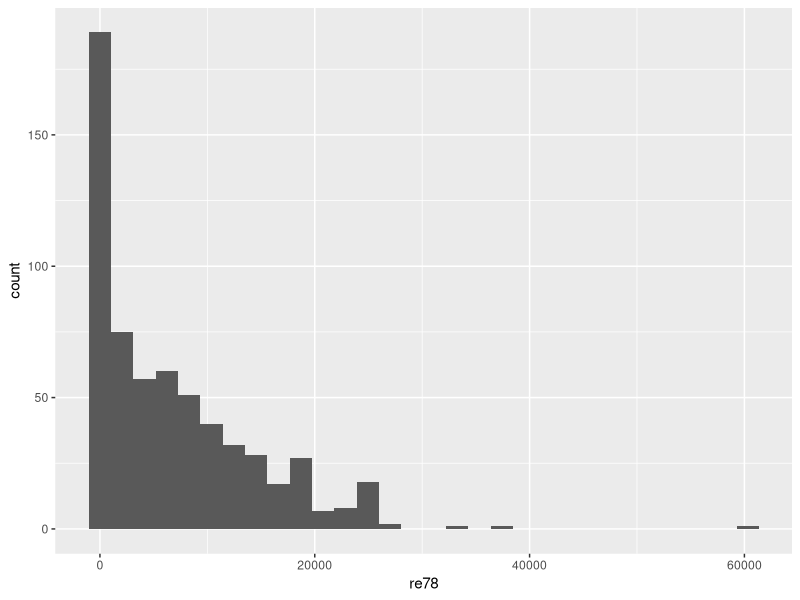
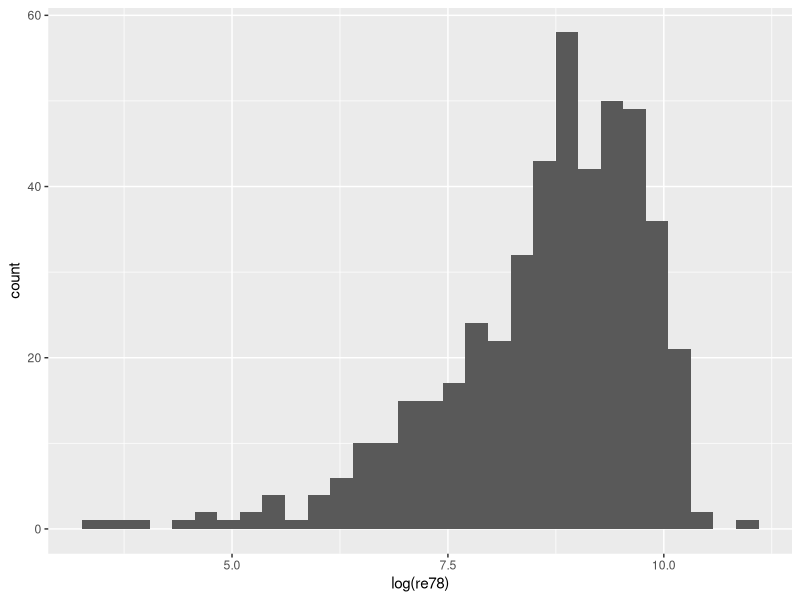
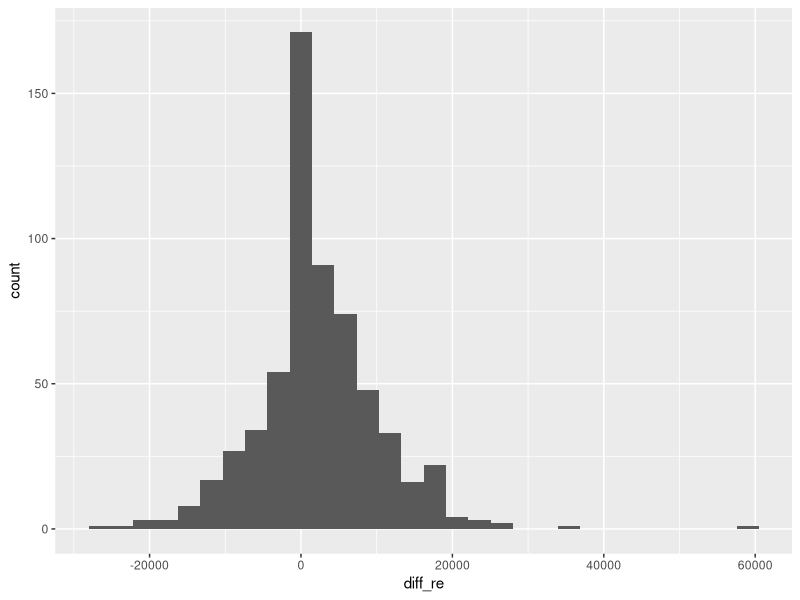
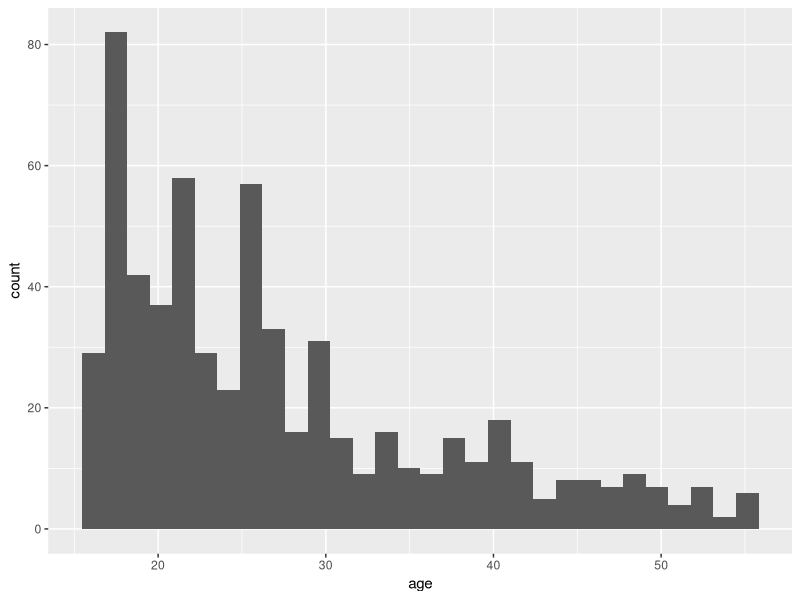
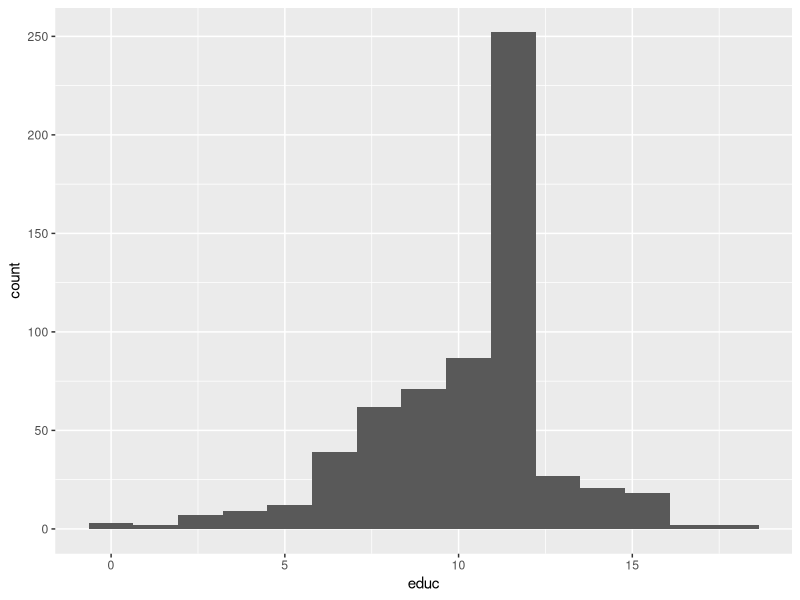
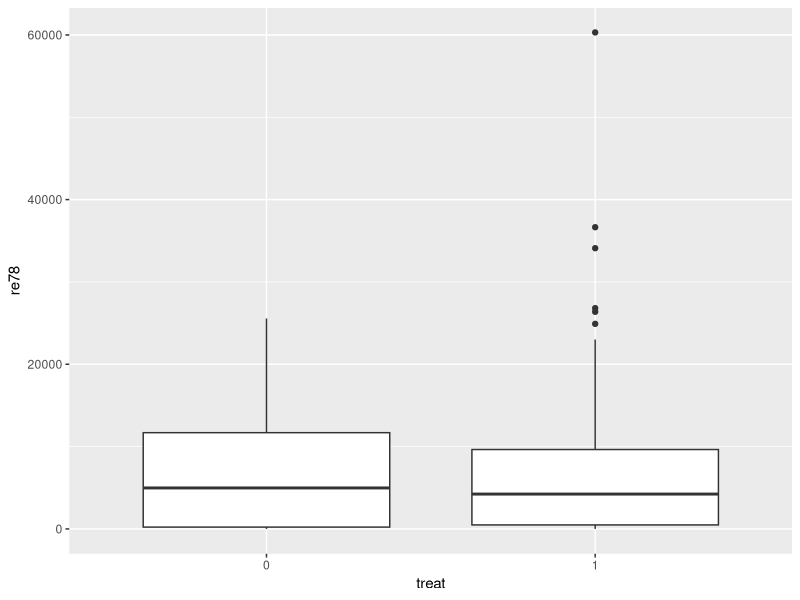
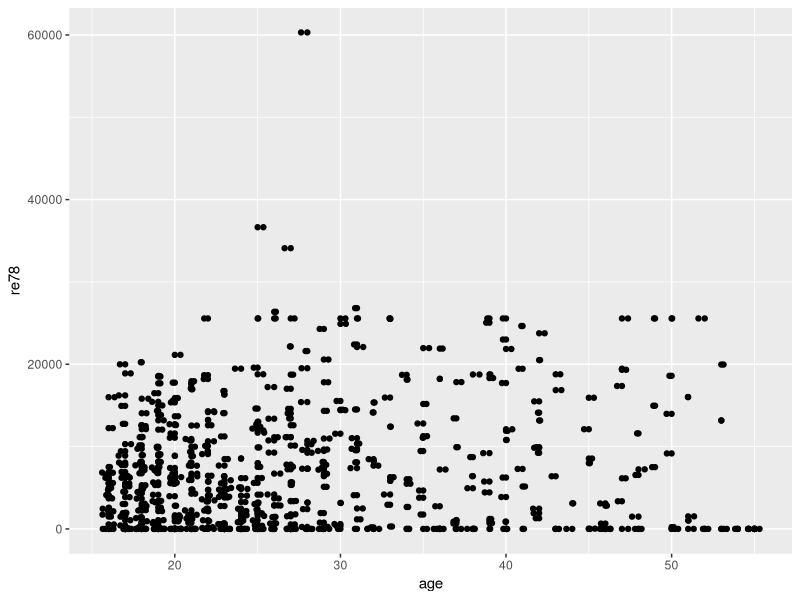
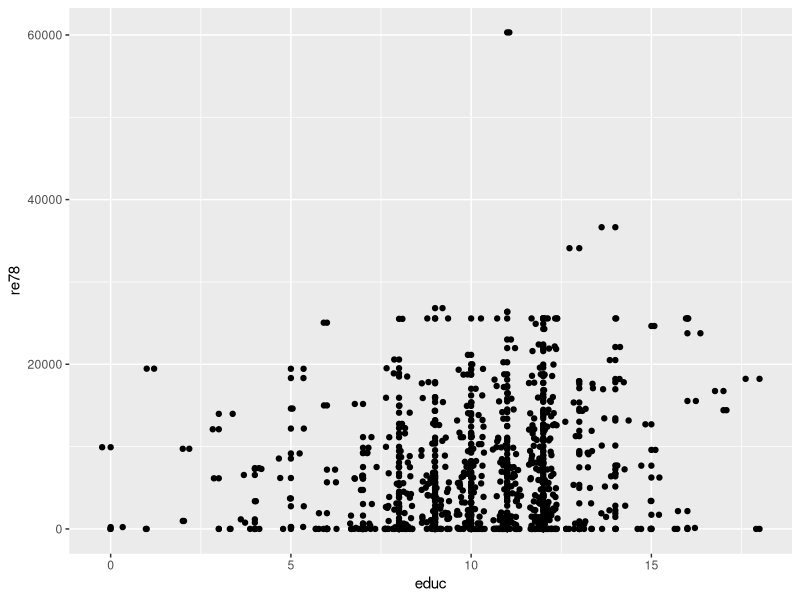

The R script that drew these images, in order: (Note: this script raises an error after producing the figures.)
rm(list = ls())

library(ggplot2)
library(MASS)
library(rms)
library(xtable)
library(knitr)
library(kableExtra)


##########################################################################
############################ 0. Loading the data #########################
##########################################################################


data <- read.csv("Data/lalondedata.txt", sep=',')

head(data)
str(data)
dim(data)
summary(data)

data$treat <- as.factor(data$treat)
data$black <- as.factor(data$black)
data$hispan <- as.factor(data$hispan)
data$married <- as.factor(data$married)
data$nodegree <- as.factor(data$nodegree)
data$diff_re <- data$re78 - data$re74


##########################################################################
############################### 1. EDA ###################################
##########################################################################


# Single variables
ggplot(data, aes(x=re78)) + geom_histogram() # skewed to the right
ggplot(data, aes(x=log(re78))) + geom_histogram()

ggplot(data, aes(x=diff_re)) + geom_histogram()
ggplot(data, aes(x=age)) + geom_histogram()
ggplot(data, aes(x=educ)) + geom_histogram(bins = 15)

ggplot(data, aes(x=treat, y=re78)) + geom_boxplot()
ggplot(data, aes(x=age, y=re78)) + geom_point() + geom_jitter()
ggplot(data, aes(x=educ, y=re78)) + geom_point() + geom_jitter()
ggplot(data, aes(x=black, y=re78)) + geom_boxplot()   # ***
ggplot(data, aes(x=hispan, y=re78)) + geom_boxplot()
ggplot(data, aes(x=married, y=re78)) + geom_boxplot() # ***
ggplot(data, aes(x=nodegree, y=re78)) + geom_boxplot()

# Difference between re78 and re74
ggplot(data, aes(x=treat, y=diff_re)) + geom_boxplot() # **
ggplot(data, aes(x=age, y=diff_re)) + geom_point() + geom_jitter()
ggplot(data, aes(x=educ, y=diff_re)) + geom_point() + geom_jitter()
ggplot(data, aes(x=black, y=diff_re)) + geom_boxplot()   
ggplot(data, aes(x=hispan, y=diff_re)) + geom_boxplot() # *
ggplot(data, aes(x=married, y=diff_re)) + geom_boxplot()# * 
ggplot(data, aes(x=nodegree, y=diff_re)) + geom_boxplot()


# Interactions:
ggplot(data, aes(x=treat, y=re78)) +
  geom_boxplot() +
  facet_wrap(~black, ncol=4) # **

ggplot(data, aes(x=treat, y=re78)) +
  geom_boxplot() +
  facet_wrap(~hispan, ncol=4)

ggplot(data, aes(x=treat, y=re78)) +
  geom_boxplot() +
  facet_wrap(~married, ncol=4)

ggplot(data, aes(x=treat, y=re78)) +
  geom_boxplot() +
  facet_wrap(~nodegree, ncol=4)


# Interactions difference:
ggplot(data, aes(x=treat, y=diff_re)) +
  geom_boxplot() +
  facet_wrap(~black, ncol=4)  

ggplot(data, aes(x=treat, y=diff_re)) +
  geom_boxplot() +
  facet_wrap(~hispan, ncol=4) 

ggplot(data, aes(x=treat, y=diff_re)) +
  geom_boxplot() +
  facet_wrap(~married, ncol=4)

ggplot(data, aes(x=treat, y=diff_re)) +
  geom_boxplot() +
  facet_wrap(~nodegree, ncol=4)


##########################################################################
############################### 2.Model selection Deprecated #############
##########################################################################


# Baseline model based on the EDA
baseline_model <- lm(re78 ~ treat + married + black + black*treat, data=data)
summary(baseline_model)  
plot(baseline_model)

# Model selection
# Step AIC:
null_model <- lm(re78 ~ treat, data=data)
full_model <- lm(re78 ~ treat + age + educ + black + hispan +
                   married + nodegree + re74,
                 data=data)
step_model <- step(null_model,
                   scope=formula(full_model),
                   direction='both',
                   trace=0)

# Forward AIC:
forward_model <- step(null_model,
                      scope=formula(full_model),
                      direction='forward',
                      trace=0)
summary(forward_model) # The same as stepwise

# Backward AIC:
backward_model <- step(null_model,
                       scope=formula(full_model),
                       direction='backward',
                       trace=0)
summary(backward_model) # Constant model without variables

# Step with interaction terms:
full_model2 <- lm(re78 ~ treat + age + educ + black +
                    hispan + married + nodegree + 
                    treat*black + treat*hispan,
                  data=data)
step_model2 <- step(null_model,
                    scope=formula(full_model2),
                    direction='both',
                    trace=0)
summary(step_model2)    # Interaction term wasn't chosen

# Log age
log_age_model <- lm(re78 ~ treat + educ + married + black + log(age), data=data)
summary(log_age_model)

# Model without outliers
data_wo <- data[-c(132, 182, 611),]
model_wo <- lm(re78 ~ treat + educ + married + black + age, data=data_wo)

# Adding re75
model_w75 <- lm(re78 ~ treat + educ + married + black + age + re75, data=data)

# Model diff re78 re75
null_model_d <- lm(diff_re ~ treat, data=data)
full_model_d <- lm(diff_re ~ treat + age + educ + black + hispan +
                   married + nodegree,
                 data=data)
step_model_d <- step(null_model,
                   scope=formula(full_model_d),
                   direction='both',
                   trace=0)

# Model with race and treat
int_model <- lm(re78 ~ treat + re74 + educ + black +
                  hispan * treat, data=data)
summary(int_model)
anova(step_model, int_model) # no interaction between race and treat


##########################################################################
############################### 2.Model selection ########################
##########################################################################


# Model selection
# Step AIC:
null_model <- lm(diff_re ~ treat, data=data)
full_model <- lm(diff_re ~ treat + age + educ + black + hispan +
                   married + nodegree,
                 data=data)
step_model <- step(null_model,
                   scope=formula(full_model),
                   direction='both',
                   trace=0)
summary(step_model)

############################ PRETTY TABLE ############################
summary_step = summary(step_model)
summaryprint = data.frame(summary_step$coefficients)

stars = c("***", "**", "**", "*")
starsdf = data.frame(stars)

summarydf = data.frame(cbind(round(summaryprint,2),starsdf))
colnames(summarydf) = c("Estimate","Std. Error","t value", "Pr(>|t|)","")
knitr::kable(summarydf, format="latex", booktabs=TRUE) %>% 
  kable_styling(latex_options=c("hold_position", "scale_down"))

######################################################################

treat_age_int <- lm(diff_re ~ treat + age + married + treat * age, data=data)
anova(step_model, treat_age_int) # ***

############################ PRETTY TABLE ############################

ftest = anova(step_model, treat_age_int)
xtable(ftest)

######################################################################

treat_mar_int <- lm(diff_re ~ treat + age + married + treat * married, data=data)
anova(step_model, treat_mar_int)

mar_age_int <- lm(diff_re ~ treat + age + married + married * age, data=data)
anova(step_model, mar_age_int)

race <- lm(diff_re ~ treat + age + married + treat * age + black + 
             black * treat + hispan + treat * hispan, data=data)
anova(treat_age_int, race)


##########################################################################
############################### 3.Model assessment #######################
##########################################################################

par(bty='n')
summary(step_model)                   
plot(step_model, which=1)             # equal variance and independence assum problem
plot(step_model, which=2)             # normality assumption?
plot(step_model, which=3)
plot(step_model, which=4)             # no influential points
plot(step_model, which=5)             # several outliers
plot(data$educ, step_model$residuals) # linearity assumption holds
plot(data$age, step_model$residuals)
vif(step_model)                       # no multicollinearity

# In pretty:
# resid vs. fitted
tempdf = data.frame(fitted=fitted(step_model), residuals=residuals(step_model))
ggplot(data=tempdf, aes(x=fitted, y=residuals)) + 
  geom_abline(slope=0, intercept=0, color='#aaaaaa', linetype='dashed') +
  geom_point(color='#061953') + 
  theme_classic() + 
  labs(x="Fitted Values", y="Residuals") + 
  ggtitle("Residuals vs. Fitted Plot") + 
  theme(plot.title=element_text(size=16, face='bold', hjust=0.5)) +
  scale_y_continuous(labels= function(x) paste("$", as.numeric(x)/1000, "k"))
  

# QQ-plot
ggplot(data=tempdf, aes(sample=residuals)) + 
  stat_qq_line(linetype='dashed', color="#888888") + 
  stat_qq(color='#061953') + 
  theme_classic() +
  labs(x="Theoretical Quantiles", y="Empirical Quantiles") + 
  ggtitle("Residuals QQ-Plot") + 
  theme(plot.title=element_text(size=16, face='bold', hjust=0.5)) +
  scale_y_continuous(labels= function(x) paste("$", as.numeric(x)/1000, "k"))

# Cooks dist
plot(step_model, which=5, pch=16, col='#061953', cex=0.8, sub="")             

# Resid vs. age
tempdf = data.frame(age=data$age, residuals=residuals(step_model))
ggplot(data=tempdf, aes(y=residuals, x=age)) +
  geom_abline(slope=0, intercept=0, color='#aaaaaa', linetype='dashed') +
  geom_point(color='#061953') + 
  theme_classic() +
  labs(x="Age", y="Residuals") + 
  ggtitle("Residuals vs. Age") + 
  theme(plot.title=element_text(size=16, face='bold', hjust=0.5)) +
  scale_y_continuous(labels= function(x) paste("$", as.numeric(x)/1000, "k"))


# Log_age model
plot(log_age_model, which=1)             
plot(log_age_model, which=2)
plot(log_age_model, which=3)
plot(log_age_model, which=4)             
plot(log_age_model, which=5)             
plot(data$educ, log_age_model$residuals) 
plot(log(data$age), log_age_model$residuals)
vif(step_model)

# Without outliers model
plot(model_wo, which=1)             
plot(model_wo, which=2)
plot(model_wo, which=3)
plot(model_wo, which=4)            
plot(model_wo, which=5)             
plot(data_wo$educ, model_wo$residuals) 
plot(data_wo$age, model_wo$residuals)
vif(step_model)

# Model with additional predictor
plot(model_wo, which=1)             
plot(model_wo, which=2)
plot(model_wo, which=3)
plot(model_wo, which=4)            
plot(model_wo, which=5)             
plot(data_wo$educ, model_wo$residuals) 
plot(data_wo$age, model_wo$residuals)
vif(step_model)

# Diff model
plot(step_model_d, which=1)             
plot(step_model_d, which=2)
plot(step_model_d, which=3)
plot(step_model_d, which=4)             
plot(step_model_d, which=5)             
plot(data$educ, step_model_d$residuals) 
plot(log(data$age), step_model_d$residuals)
vif(step_model_d)
summary(step_model_d)

# Final model
plot(treat_age_int, which=1)             
plot(treat_age_int, which=2)
plot(treat_age_int, which=3)
plot(treat_age_int, which=4)             
plot(treat_age_int, which=5)             
plot(data$educ, treat_age_int$residuals) 
plot(data$age, treat_age_int$residuals)
vif(treat_age_int)
summary(treat_age_int)


############################ PRETTY TABLE ############################
summary_final = summary(treat_age_int)
summary_final
summaryprint = data.frame(summary_final$coefficients)

stars = c("***",".", "***", "*", "**")
starsdf = data.frame(stars)

summarydf = data.frame(cbind(round(summaryprint,2),starsdf))
colnames(summarydf) = c("Estimate","Std. Error","t value", "Pr(>|t|)","")
knitr::kable(summarydf, format="latex", booktabs=TRUE) %>% 
  kable_styling(latex_options="hold_position")

######################################################################


##########################################################################
############################### 4. Inference #############################
##########################################################################


confint(treat_age_int)
summary(treat_age_int)
summary(step_model)


##########################################################################
############################### 5. Experiments ###########################
##########################################################################


null_model_log <- lm(log(re78) ~ treat, data=data)
full_model_log <- lm(log(re78) ~ treat + age + educ + 
                       black + hisp + married + nodegree,
                     data=data)

step_model_log <- step(null_model,
                   scope=formula(full_model),
                   direction='both',
                   trace=0)

incl75 <- lm(re78 ~ . - re74, data=data)
summary(incl75)

data$re78_p <- data$re78 + 1  # many zeros in re78
data$re78_p <- log(data$re78_p)

log_mod <- lm(re78_p ~ . - re74 - re75 - re78, data = data)
summary(log_mod)
plot(log_mod)

boxcox_trans <- boxcox(step_model, lambda = seq(1, 5, length = 50))
lambda_trans <- boxcox_trans$x[boxcox_trans$y == max(boxcox_trans$y)]
lambda_trans


plot(data$age, full_model$residuals)
plot(data$educ, full_model$residuals)

new_model1 <- lm(re78 ~ treat + married + educ + black, data=data)
